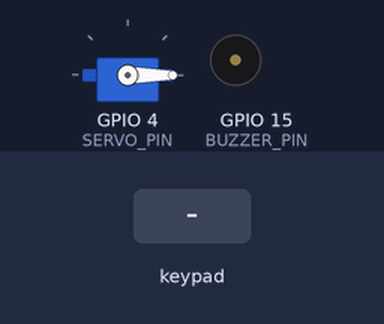
Simulated run of this sketch. Board: ESP32. Parts: servo, buzzer (waves = sounding, pin HIGH). The inputs (shaded band) are chosen by the test bench. WiFi joins after 1.5 s; servers stay silent unless stated; random numbers use the default seed unless the sketch sets one; what the sketch prints to the serial monitor is not drawn.

Above: at 3.0 s.
3.1 s: key '#' pressed
At 3.25 s:
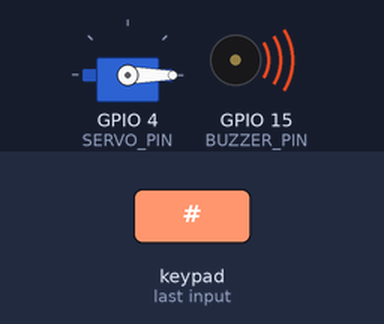
4.9 s: keypad keys 1 2 3 4 pressed 0.4 s apart
Timing chart, 0 to 7.9 s (numbered marks = the images above; inputs shaded):
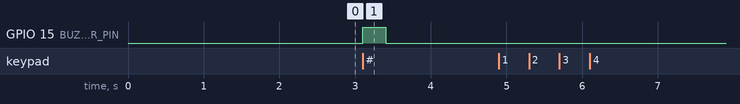

The sketch:

smart_safe_basic.ino
```cpp
/***************************************************
 Smart Safe – Basic Version
 ESP32 Password + OTP Verification System
 - 4x4 Keypad
 - Servo Motor Lock
 - Buzzer Alerts
 - OTP via Blynk IoT
 - 3 Attempt Limit
 - 60s OTP Timeout
***************************************************/

#define BLYNK_TEMPLATE_ID "YOUR_TEMPLATE_ID"
#define BLYNK_TEMPLATE_NAME "Smart Safe"
#define BLYNK_AUTH_TOKEN "YOUR_BLYNK_TOKEN"

#include <WiFi.h>
#include <BlynkSimpleEsp32.h>
#include <ESP32Servo.h>
#include <Keypad.h>

// -------- WiFi Credentials --------
char ssid[] = "YOUR_WIFI_NAME";
char pass[] = "YOUR_WIFI_PASSWORD";

// -------- Security Settings --------
const String SECRET_PASSWORD = "1234";
int passwordAttempts = 0;
const int MAX_ATTEMPTS = 3;

int otp = 0;
bool otpActive = false;
unsigned long otpStartTime = 0;
const unsigned long OTP_TIMEOUT = 60000; // 60 seconds

// -------- Servo --------
Servo lockServo;
const int SERVO_PIN = 4;
const int LOCKED = 0;
const int UNLOCKED = 90;

// -------- Buzzer --------
const int BUZZER_PIN = 15;

// -------- Keypad --------
const byte ROWS = 4;
const byte COLS = 4;

char keys[ROWS][COLS] = {
  {'1','2','3','A'},
  {'4','5','6','B'},
  {'7','8','9','C'},
  {'*','0','#','D'}
};

byte rowPins[ROWS] = {13, 12, 14, 27};
byte colPins[COLS] = {26, 25, 33, 32};

Keypad keypad = Keypad(makeKeymap(keys), rowPins, colPins, ROWS, COLS);
String inputBuffer = "";

// -------- Timers --------
BlynkTimer timer;

// -------- Helper Functions --------
void beepAlert() {
  digitalWrite(BUZZER_PIN, HIGH);
  delay(300);
  digitalWrite(BUZZER_PIN, LOW);
}

void lockSafe() {
  lockServo.write(LOCKED);
  Serial.println("🔒 Safe Locked");
}

void unlockSafe() {
  lockServo.write(UNLOCKED);
  Serial.println("🔓 Safe Unlocked");
}

void generateOTP() {
  otp = random(1000, 9999);
  otpActive = true;
  otpStartTime = millis();

  String message = "Your OTP is: " + String(otp);
  Blynk.logEvent("otp_sent", message);

  Serial.println("📲 OTP Sent via Blynk");
}

void checkOTPTimeout() {
  if (otpActive && millis() - otpStartTime > OTP_TIMEOUT) {
    Serial.println("⏰ OTP Expired");
    otpActive = false;
    lockSafe();
    beepAlert();
  }
}

// -------- Setup --------
void setup() {
  Serial.begin(115200);

  pinMode(BUZZER_PIN, OUTPUT);
  lockServo.attach(SERVO_PIN);
  lockSafe();

  WiFi.begin(ssid, pass);
  while (WiFi.status() != WL_CONNECTED) {
    delay(500);
    Serial.print(".");
  }

  Blynk.begin(BLYNK_AUTH_TOKEN, ssid, pass);
  timer.setInterval(1000L, checkOTPTimeout);

  Serial.println("\nSystem Ready. Enter Password.");
}

// -------- Loop --------
void loop() {
  Blynk.run();
  timer.run();

  char key = keypad.getKey();
  if (!key) return;

  if (key == '#') {
    if (!otpActive) {
      if (inputBuffer == SECRET_PASSWORD) {
        Serial.println("✅ Password Correct");
        generateOTP();
      } else {
        passwordAttempts++;
        Serial.println("❌ Wrong Password");
        beepAlert();

        if (passwordAttempts >= MAX_ATTEMPTS) {
          Serial.println("🚫 System Locked");
          while (true);
        }
      }
    } else {
      if (inputBuffer.toInt() == otp) {
        unlockSafe();
        delay(10000);
        lockSafe();
        otpActive = false;
      } else {
        Serial.println("❌ Wrong OTP");
        beepAlert();
      }
    }
    inputBuffer = "";
  }
  else {
    inputBuffer += key;
    Serial.print("*");
  }
}
```

Measured:
- after the input at 3.1 s, GPIO 15 (BUZZER_PIN): LOW → HIGH at once, → LOW 0.30 s later
- after the input at 4.9 s, every drawn part: stays the same
